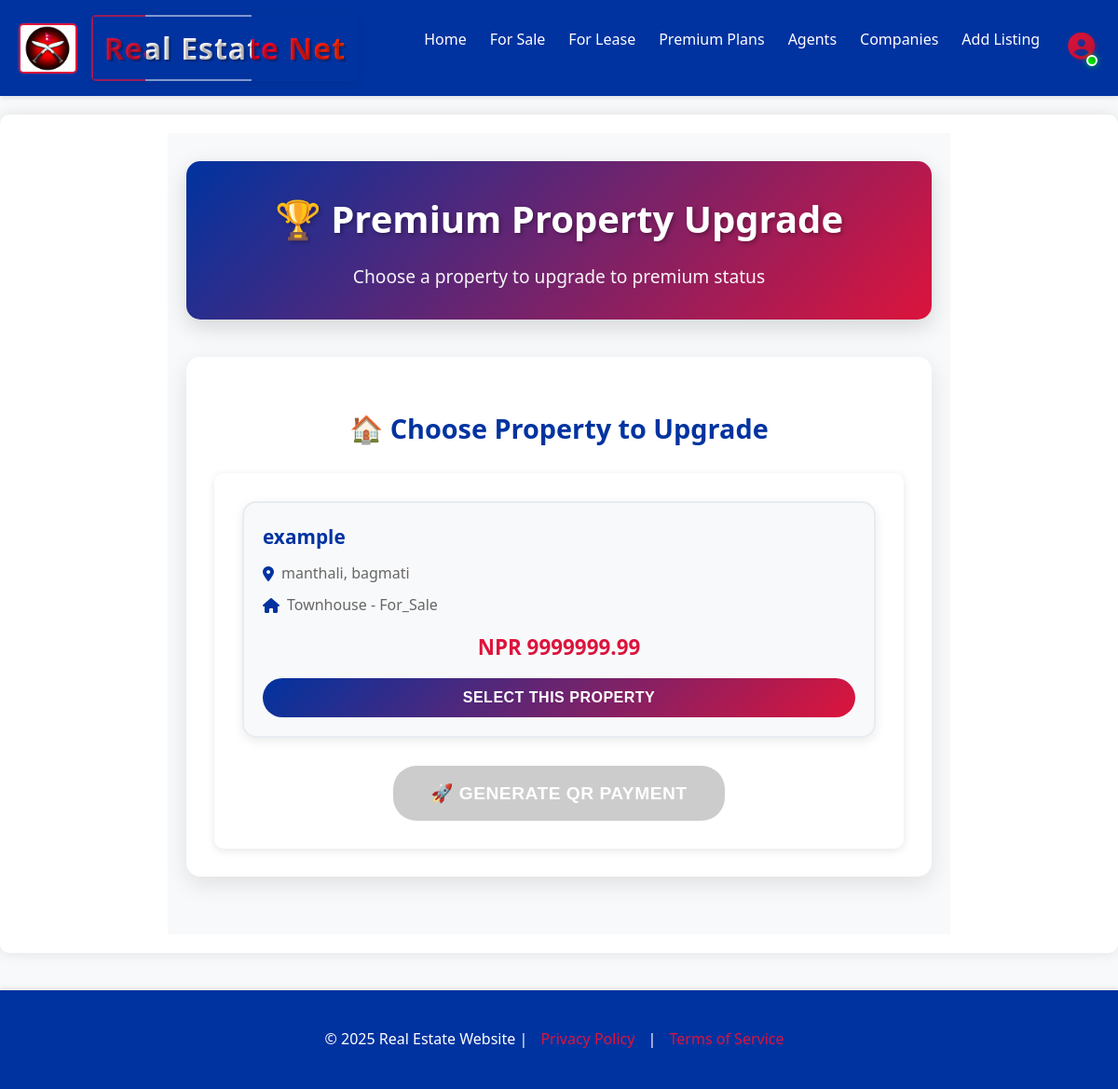
Screenshot of /premium/ (signed in) with the database file from the repository.
### properties/models.py (models this page shows, shortened)
class Property(models.Model):
    PROPERTY_STATUS_CHOICES = (
        ('for_sale', 'For Sale'),
        ('for_lease', 'For Lease'),
        ('sold', 'Sold'),
        ('leased', 'Leased'),
    )
    user = models.ForeignKey(settings.AUTH_USER_MODEL, on_delete=models.CASCADE, related_name='properties')
    company = models.ForeignKey(Company, on_delete=models.SET_NULL, null=True, blank=True, related_name='properties')
    title = models.CharField(max_length=255)
    description = models.TextField()
    property_type = models.ForeignKey(PropertyType, on_delete=models.SET_NULL, null=True, related_name='properties')
    address = models.CharField(max_length=255)
    location = models.ForeignKey(Location, on_delete=models.SET_NULL, null=True, blank=True, related_name='properties')
    city = models.CharField(max_length=100)
    state = models.CharField(max_length=100)
    zip_code = models.CharField(max_length=20)
    country = models.CharField(max_length=100, blank=True, null=True)
    price = models.DecimalField(max_digits=15, decimal_places=2)
    square_footage = models.IntegerField(blank=True, null=True)
    lot_size = models.DecimalField(max_digits=10, decimal_places=2, blank=True, null=True)
    year_built = models.IntegerField(blank=True, null=True)
    zoning = models.CharField(max_length=100, blank=True, null=True)
    status = models.CharField(max_length=20, choices=PROPERTY_STATUS_CHOICES, default='for_sale')
    amenities = models.ManyToManyField(Amenity, blank=True)
    cap_rate = models.DecimalField(max_digits=5, decimal_places=2, blank=True, null=True)
    noi = models.DecimalField(max_digits=15, decimal_places=2, blank=True, null=True) # Net Operating Income
    rent_roll = models.TextField(blank=True, null=True) # Can be a JSON field or a separate model if complex
    expense_summaries = models.TextField(blank=True, null=True) # Can be a JSON field or a separate model if complex
    broker_name = models.CharField(max_length=255, blank=True, null=True)
    broker_email = models.EmailField(blank=True, null=True)
    broker_phone = models.CharField(max_length=20, blank=True, null=True)
    virtual_tour_url = models.URLField(blank=True, null=True)
    floor_plan_image = models.ImageField(upload_to='floor_plans/', blank=True, null=True)
    is_premium = models.BooleanField(default=False)
    is_verified = models.BooleanField(default=False)
    created_at = models.DateTimeField(auto_now_add=True)
    updated_at = models.DateTimeField(auto_now=True)

class PropertyType(models.Model):
    name = models.CharField(max_length=100, unique=True)
    def __str__(self):
        return self.name

### premium/views.py (the view)
# urls.py: path('', views.premium_form, name='premium_form'),
def premium_form(request):
    if request.user.is_authenticated:
        selected_plan = request.GET.get('plan', '')
        available_properties = Property.objects.filter(
            user=request.user
        ).exclude(
            premium_listing__isnull=False
        )
        if request.method == 'POST':
            property_id = request.POST.get('property_id')
            plan_type = request.POST.get('plan_type', selected_plan)
            if property_id and plan_type:
                return redirect('premium:qr_payment', plan_type=plan_type, property_pk=property_id)
        context = {
            'available_properties': available_properties,
            'selected_plan': selected_plan,
        }
        return render(request, 'premium/premium_form.html', context)
    else:
        return redirect('accounts:login')

### premium/templates/premium/premium_form.html (shortened to what this page needs)
{% extends 'base.html' %}
{% load static %}
{% block content %}
<div class="premium-upgrade-container">
    <div class="upgrade-header">
        <h1>🏆 Premium Property Upgrade</h1>
        <p>Choose a property to upgrade to premium status</p>
    </div>
    {% if user.is_authenticated %}
        {% if available_properties %}
            <div class="properties-section">
                <h2>🏠 Choose Property to Upgrade</h2>
                <form method="post" id="propertyForm">
                    <div class="properties-grid">
                        {% for property in available_properties %}
                        <div class="property-card" onclick="selectProperty({{ property.id }})">
                            <div class="property-name">{{ property.title }}</div>
                            <div class="property-location">
                                <i class="fas fa-map-marker-alt"></i>
                                {{ property.city }}, {{ property.state }}
                            </div>
                            <div class="property-type">
                                <i class="fas fa-home"></i>
                                {{ property.property_type }} - {{ property.status|title }}
                            </div>
                            <div class="property-price">NPR {{ property.price }}</div>
                            <button type="button" class="select-property-btn" onclick="event.stopPropagation(); selectProperty({{ property.id }})">
                                Select This Property
                            </button>
                        </div>
                        {% endfor %}
                    </div>
                    <div class="form-actions">
                        <button type="submit" class="generate-qr-btn" id="submitBtn" disabled>
                            🚀 Generate QR Payment
                        </button>
                    </div>
                </form>
            </div>
        {% endif %}
    {% endif %}
</div>
{% endblock %}

### static/css/style.css (style rules this page uses)
:root { --nepal-blue: #0033A0; --nepal-crimson: #DC143C; --nepal-white: #FFFFFF; --nepal-border: #B20C2F; --text-dark: #333; --text-light: #fff; --bg-light: #f8f9fa; --bg-white: #FFFFFF; --shadow-light: rgba(0, 0, 0, 0.1); }
body { font-family: 'Segoe UI', Tahoma, Geneva, Verdana, sans-serif; margin: 0; padding: 0; background-color: var(--bg-light); color: var(--text-dark); line-height: 1.6; }
form { background-color: var(--bg-white); padding: 30px; border-radius: 10px; box-shadow: 0 2px 10px var(--shadow-light); }
form button { background-color: var(--nepal-crimson); color: var(--text-light); padding: 12px 25px; border: none; border-radius: 6px; cursor: pointer; font-size: 1.1em; font-weight: bold; transition: background-color 0.3s ease; }
.property-card { border: 1px solid #e0e0e0; border-radius: 10px; overflow: hidden; background-color: var(--bg-white); box-shadow: 0 4px 12px rgba(0, 0, 0, 0.08); transition: transform 0.3s ease, box-shadow 0.3s ease; }

### premium/templates/premium/premium_form.html (style rules this page uses)
.premium-upgrade-container { max-width: 800px; margin: 0 auto; padding: 30px 20px; background: #f8f9fa; min-height: 100vh; }
.upgrade-header { text-align: center; margin-bottom: 40px; padding: 30px; background: linear-gradient(135deg, var(--nepal-blue), var(--nepal-crimson)); color: white; border-radius: 15px; box-shadow: 0 8px 25px rgba(0,0,0,0.15); }
.upgrade-header h1 { margin: 0 0 15px 0; font-size: 2.5em; font-weight: 900; text-shadow: 2px 2px 4px rgba(0,0,0,0.3); }
.upgrade-header p { margin: 0; font-size: 1.2em; opacity: 0.95; }
.properties-section { background: white; padding: 30px; border-radius: 15px; box-shadow: 0 8px 25px rgba(0,0,0,0.1); margin-bottom: 30px; }
.properties-section h2 { color: var(--nepal-blue); margin-bottom: 25px; text-align: center; font-size: 1.8em; }
.properties-grid { display: grid; grid-template-columns: repeat(auto-fit, minmax(280px, 1fr)); gap: 20px; margin-bottom: 25px; }
.property-card { background: #f8f9fa; border: 2px solid #e9ecef; border-radius: 15px; padding: 20px; transition: all 0.3s ease; cursor: pointer; }
.property-name { font-size: 1.3em; font-weight: 700; color: var(--nepal-blue); margin-bottom: 10px; }
.property-location { display: flex; align-items: center; gap: 8px; margin-bottom: 8px; color: #666; }
.property-location i { color: var(--nepal-blue); }
.property-type { display: flex; align-items: center; gap: 8px; margin-bottom: 15px; color: #666; }
.property-type i { color: var(--nepal-blue); }
.property-price { font-size: 1.4em; font-weight: 900; color: var(--nepal-crimson); text-align: center; margin-bottom: 15px; }
.select-property-btn { background: linear-gradient(135deg, var(--nepal-blue), var(--nepal-crimson)); color: white; border: none; padding: 12px 25px; border-radius: 25px; font-size: 1em; font-weight: 700; cursor: pointer; transition: all 0.3s ease; width: 100%; text-transform: uppercase; letter-spacing: 0.5px; }
.form-actions { text-align: center; margin-top: 30px; }
.generate-qr-btn { background: linear-gradient(135deg, var(--nepal-crimson), var(--nepal-blue)); color: white; border: none; padding: 18px 40px; border-radius: 25px; font-size: 1.2em; font-weight: 700; cursor: pointer; transition: all 0.3s ease; text-transform: uppercase; letter-spacing: 0.5px; display: inline-block; }
.generate-qr-btn:disabled { background: #ccc; cursor: not-allowed; transform: none; box-shadow: none; }

### rows the page displays
Property: title "example", city "manthali", state "bagmati", property_type "Townhouse", status "For_Sale", price "9999999.99"
